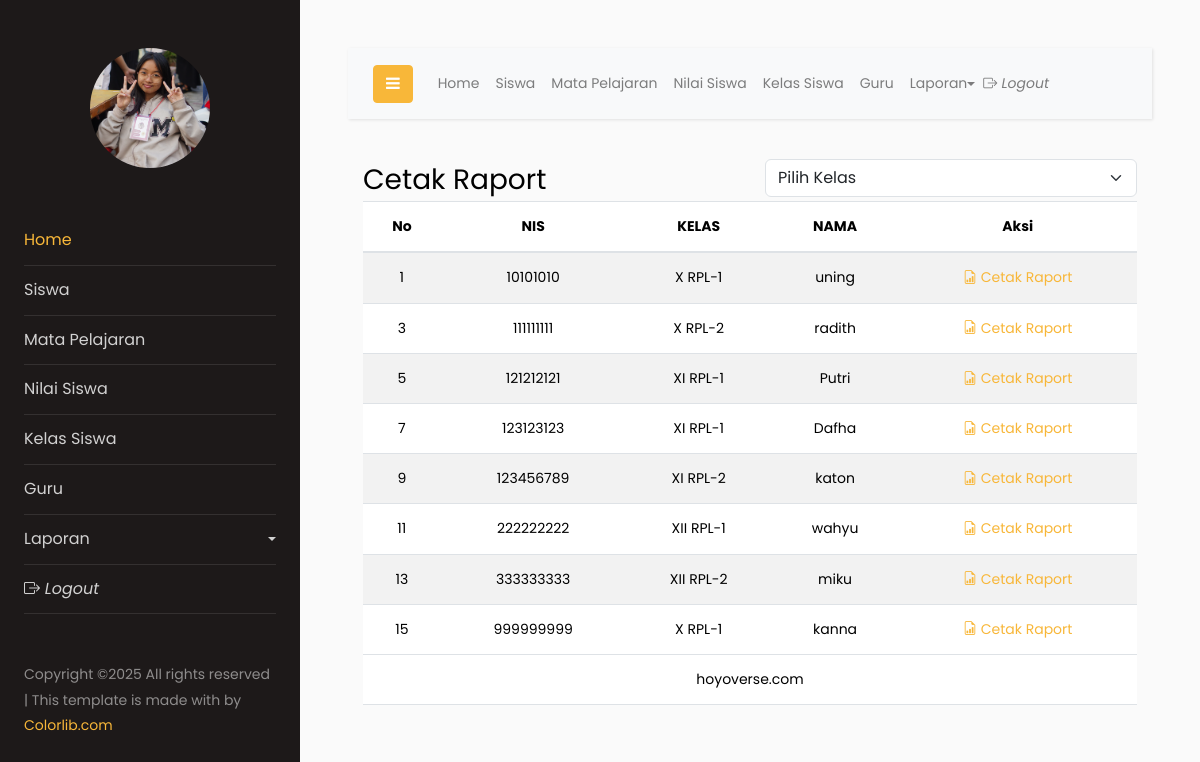
Page /?menu=raport on the committed database.
### tables this page shows
CREATE TABLE `siswa` (
  `nis` int(11) NOT NULL,
  `nama_siswa` varchar(50) NOT NULL,
  `jk_siswa` enum('Perempuan','Laki-Laki') NOT NULL,
  `alamat_siswa` varchar(50) NOT NULL,
  `kd_kelas` varchar(5) NOT NULL
);

CREATE TABLE `kelas` (
  `kd_kelas` varchar(5) NOT NULL,
  `nama_kelas` varchar(20) NOT NULL,
  `jml_siswa` int(11) NOT NULL,
  `kd_guru` int(11) NOT NULL
);

### raport/view.php (the view, shortened to what this page needs)
<div class="container-fluid mt-3">
    <div class="row">
        <div class="col">
            <span class="h3">Cetak Raport</span>
        </div>
        <div class="col">
        <form id="pilKelasForm" action="<?php echo $_SERVER['REQUEST_URI']; ?>" method="GET">
            <select class="form-select" name="pilKelas" onchange="pilKelasForm.submit()" >
                <option value="-1">Pilih Kelas</option>
            </select>
        </form>
        </div>
    </div>
    <table class="table  table-striped">
        <thead>
        <tr align="center">
            <th>No</th>
            <th>NIS</th>
            <th>KELAS</th>
            <th>NAMA</th>
            <th>Aksi</th>
        </tr>
        </thead>
        <tbody>
        <?php
                $kdkelas = isset($_GET["pilKelas"]) && $_GET["pilKelas"] !=-1 ? "WHERE siswa.kd_kelas=".$_GET["pilKelas"] : "";
                $q = "SELECT * FROM siswa JOIN kelas ON siswa.kd_kelas=kelas.kd_kelas ".$kdkelas;
                $result = $conn->query($q);
                if($result){
                    $no = 1;
                    if($result->num_rows>0){
                        while($row=$result->fetch_object()){
            ?>
            <tr align="center">
                <td><?php echo $no; ?></td>
                <td><?php echo $row->nis; ?></td>
                <td><?php echo $row->nama_kelas; ?></td>
                <td><?php echo $row->nama_siswa; ?></td>
                <td><a href="raport/viewcetak.php?nis=<?php echo $row->nis; ?>" class="link" target="_BLANK"><span class="bi bi-file-earmark-bar-graph"></span> Cetak Raport</a></td>
            </tr>
            <?php
                        $no++;
            ?>
        <?php
                    $no++;
                    }
                }else{
                echo"<tr>
                        <td colspan='5'
                            Data belum ada.....
                        </td>
                    </tr>";
                }
            }else{
                die("query gagal bermasalaha!: ".$conn->error);
            }
        ?>
        </tbody>
        <tfoot>
        <tr>
            <td colspan="5" align="center">hoyoverse.com</td>
        </tfoot>
    </table>
</div>

### rows in the picture
siswa: nis "10101010", kd_kelas.nama_kelas "X RPL-1", nama_siswa "uning"
siswa: nis "111111111", kd_kelas.nama_kelas "X RPL-2", nama_siswa "radith"
siswa: nis "121212121", kd_kelas.nama_kelas "XI RPL-1", nama_siswa "Putri"
siswa: nis "123123123", kd_kelas.nama_kelas "XI RPL-1", nama_siswa "Dafha"
siswa: nis "123456789", kd_kelas.nama_kelas "XI RPL-2", nama_siswa "katon"
siswa: nis "222222222", kd_kelas.nama_kelas "XII RPL-1", nama_siswa "wahyu"
siswa: nis "333333333", kd_kelas.nama_kelas "XII RPL-2", nama_siswa "miku"
siswa: nis "999999999", kd_kelas.nama_kelas "X RPL-1", nama_siswa "kanna"
